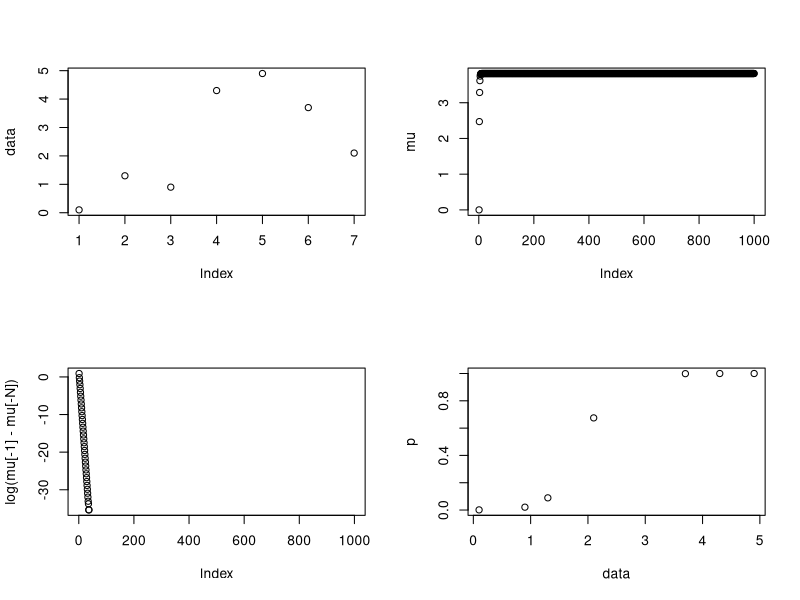

R code for this plot:

# We assume the augmented model with data x_1,...x_n, augmented variables
# z_1,...z_n ~ Bernoulli(0.5), and x_i | z_i ~ Normal(z_i*mu, 1)
# With a flat prior on mu. 

data <- c(0.1, 1.3, 0.9, 4.3, 4.9, 3.7, 2.1)

# EM algorithm (simplified, without checking for convergence):  
N <- 1000
mu <- rep(0, N)
for (i in 2:N) {
  p <- dnorm(data, mu[i-1], 1)/(dnorm(data, 0, 1) + dnorm(data, mu[i-1], 1))
  mu[i] <- sum(p*data)/sum(p)
}

par(mfrow=c(2,2))
plot(data)
plot(mu)
plot(log(mu[-1] - mu[-N]))
p <- dnorm(data, mu[N], 1)/(dnorm(data, 0, 1) + dnorm(data, mu[N], 1))
plot(data, p)

print(mu[N])

# For comparison, using numerical optimization: 
negloglik <- function(mu) {
   - sum(log(0.5*dnorm(data, 0, 1) + 0.5*dnorm(data, mu, 1)))
}
print(nlm(negloglik, 0))

